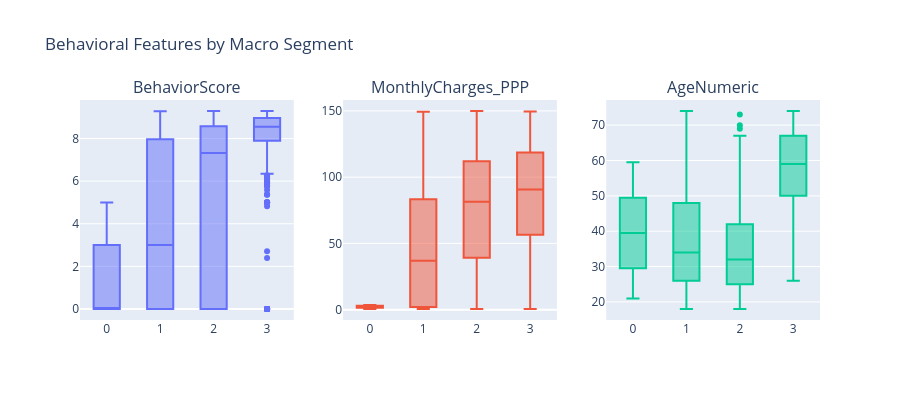

Write notebook code for a chart like this one.
### Code cell
# %% [markdown]
# ### 7. Behavioral Features by Macro Segment (If Available)

# %%
if 'MacroSegment' in df.columns:
    features_to_plot = ['BehaviorScore', 'MonthlyCharges_PPP', 'AgeNumeric']
    fig = make_subplots(rows=1, cols=len(features_to_plot),
                        subplot_titles=features_to_plot)
    
    for i, feat in enumerate(features_to_plot, 1):
        if feat in df.columns:
            fig.add_trace(
                go.Box(x=df['MacroSegment'], y=df[feat], name=feat),
                row=1, col=i
            )
    fig.update_layout(height=400, showlegend=False, title_text="Behavioral Features by Macro Segment")
    fig.show()

### Figure 1 — Plotly figure (JSON) as saved in the notebook; plotly's stock layout.template omitted (floating-point values rounded to 4 significant figures; data arrays with more than 128 entries replaced by an {"elided": "..."} marker saying what was removed)
{"data": [{"name": "BehaviorScore", "type": "box", "x": {"elided": "3997 int values"}, "xaxis": "x", "y": {"elided": "3997 float values"}, "yaxis": "y"}, {"name": "MonthlyCharges_PPP", "type": "box", "x": {"elided": "3997 int values"}, "xaxis": "x2", "y": {"elided": "3997 float values"}, "yaxis": "y2"}, {"name": "AgeNumeric", "type": "box", "x": {"elided": "3997 int values"}, "xaxis": "x3", "y": {"elided": "3997 float values"}, "yaxis": "y3"}], "layout": {"annotations": [{"font": {"size": 16}, "showarrow": false, "text": "BehaviorScore", "x": 0.1444, "xanchor": "center", "xref": "paper", "y": 1, "yanchor": "bottom", "yref": "paper"}, {"font": {"size": 16}, "showarrow": false, "text": "MonthlyCharges_PPP", "x": 0.5, "xanchor": "center", "xref": "paper", "y": 1, "yanchor": "bottom", "yref": "paper"}, {"font": {"size": 16}, "showarrow": false, "text": "AgeNumeric", "x": 0.8556, "xanchor": "center", "xref": "paper", "y": 1, "yanchor": "bottom", "yref": "paper"}], "height": 400, "showlegend": false, "title": {"text": "Behavioral Features by Macro Segment"}, "xaxis": {"anchor": "y", "domain": [0, 0.2889]}, "xaxis2": {"anchor": "y2", "domain": [0.3556, 0.6444]}, "xaxis3": {"anchor": "y3", "domain": [0.7111, 1]}, "yaxis": {"anchor": "x", "domain": [0, 1]}, "yaxis2": {"anchor": "x2", "domain": [0, 1]}, "yaxis3": {"anchor": "x3", "domain": [0, 1]}}}
